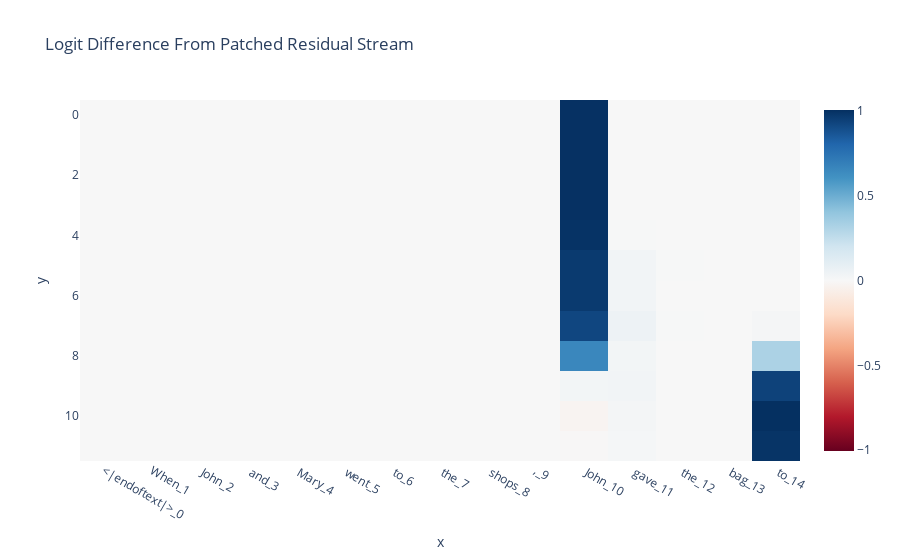

The notebook cell this image was saved under:
### Markdown cell above
We now intervene on the corrupted run and patch in the clean residual stream at a specific layer and position.

### Code cell
# 2 - manual patching
def patch_residual_component(
    corrupted_residual_component: Float[torch.Tensor, "batch pos d_model"],
    hook,
    pos,
    clean_cache,
):
    corrupted_residual_component[:, pos, :] = clean_cache[hook.name][:, pos, :]
    return corrupted_residual_component


def normalize_patched_logit_diff(patched_logit_diff):
    # Subtract corrupted logit diff to measure the improvement, divide by the total improvement from clean to corrupted to normalise
    # 0 means zero change, negative means actively made worse, 1 means totally recovered clean performance, >1 means actively *improved* on clean performance
    return (patched_logit_diff - corrupted_logit_diff) / (
        clean_logit_diff - corrupted_logit_diff
    )

patched_residual_stream_diff = torch.zeros(
    model.cfg.n_layers, clean_tokens.shape[1], device=device, dtype=torch.float32
)
for layer in range(model.cfg.n_layers):
    for position in range(clean_tokens.shape[1]): 
        hook_fn = partial(patch_residual_component, pos=position, clean_cache=cache)
        patched_logits = model.run_with_hooks(
            corrupted_tokens,
            fwd_hooks=[(utils.get_act_name("resid_pre", layer), hook_fn)],
            return_type="logits",
        )
        patched_logit_diff = logits_to_ave_logit_diff(patched_logits, answer_tokens)

        patched_residual_stream_diff[layer, position] = normalize_patched_logit_diff(
            patched_logit_diff
        )

prompt_position_labels = [
    f"{tok}_{i}" for i, tok in enumerate(model.to_str_tokens(clean_tokens[0]))
]
imshow(
    patched_residual_stream_diff,
    x=prompt_position_labels,
    title="Logit Difference From Patched Residual Stream",
    labels={"x": "Position", "y": "Layer"},
)

### Figure 1 — Plotly figure (JSON) as saved in the notebook; plotly's stock layout.template omitted (floating-point values rounded to 4 significant figures; data arrays with more than 128 entries replaced by an {"elided": "..."} marker saying what was removed)
{"data": [{"coloraxis": "coloraxis", "hovertemplate": "Position: %{x}<br>Layer: %{y}<br>color: %{z}<extra></extra>", "name": "0", "type": "heatmap", "x": ["<|endoftext|>_0", "When_1", " John_2", " and_3", " Mary_4", " went_5", " to_6", " the_7", " shops_8", ",_9", " John_10", " gave_11", " the_12", " bag_13", " to_14"], "xaxis": "x", "yaxis": "y", "z": {"elided": "12x15 float values"}}], "layout": {"coloraxis": {"cmid": 0, "colorscale": [[0, "rgb(103,0,31)"], [0.1, "rgb(178,24,43)"], [0.2, "rgb(214,96,77)"], [0.3, "rgb(244,165,130)"], [0.4, "rgb(253,219,199)"], [0.5, "rgb(247,247,247)"], [0.6, "rgb(209,229,240)"], [0.7, "rgb(146,197,222)"], [0.8, "rgb(67,147,195)"], [0.9, "rgb(33,102,172)"], [1, "rgb(5,48,97)"]]}, "title": {"text": "Logit Difference From Patched Residual Stream"}, "xaxis": {"anchor": "y", "domain": [0, 1], "title": {"text": "x"}}, "yaxis": {"anchor": "x", "autorange": "reversed", "domain": [0, 1], "title": {"text": "y"}}}}
